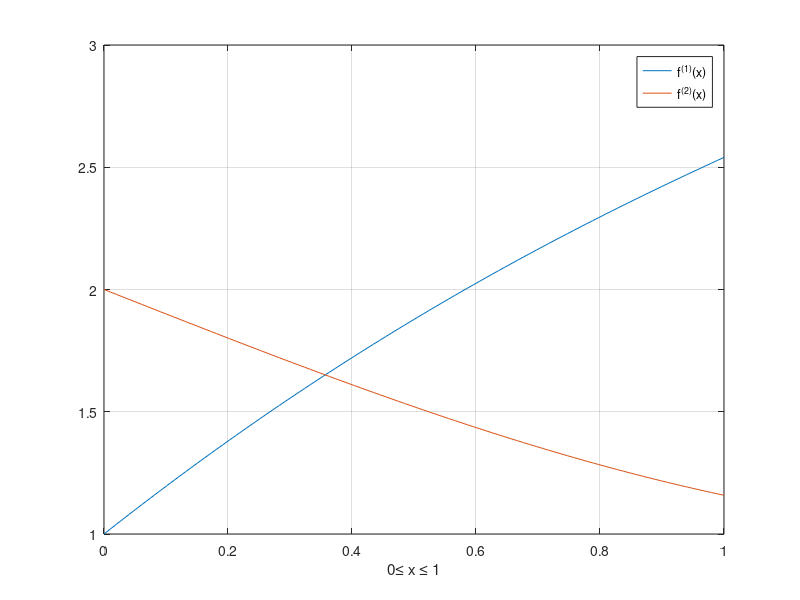

Recreate this plot in MATLAB.
% Plot the function sinx + x^2 - 1

% define function and domain
x = linspace(0,1);
yp = cos(x) + 2*x;
ypp = 2 - sin(x);

% plot y from [-10,10]
plot(x,yp, x,ypp);

% add information
xlabel('0\leq x \leq 1');
legend('f^{(1)}(x)', 'f^{(2)}(x)','Location','northeast');
grid on